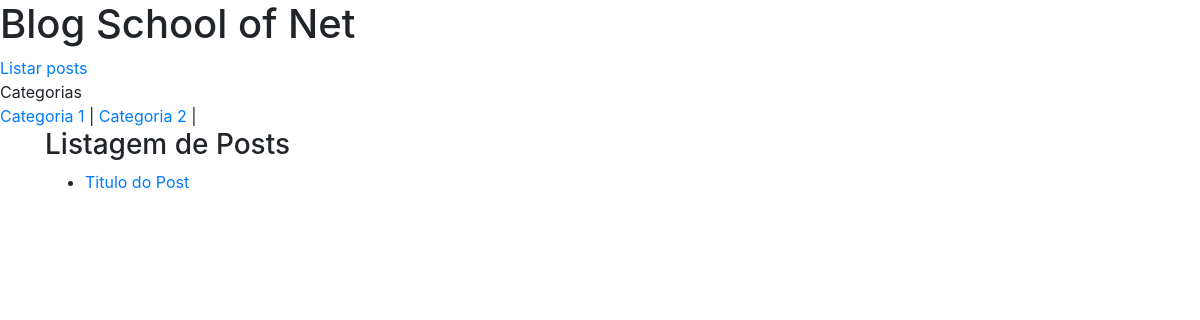
Screenshot of /posts/?category_id=1 with the database file from the repository.
### my_app/models.py (models this page shows, shortened)
class Category(models.Model):
    name = models.CharField(max_length=255)
    description = models.TextField(null=True, blank=True)
    class Meta:
        verbose_name = 'Categoria'

class Post(models.Model):
    title = models.CharField(max_length=255, verbose_name='Título')
    subtitle = models.CharField(max_length=255, null=True, blank=True, verbose_name='Subtítulo')
    content = models.TextField(verbose_name='Corpo do Artigo')
    user = models.ForeignKey(User, on_delete=models.PROTECT, verbose_name='Autor')
    categories = models.ManyToManyField(Category)
    class Meta:
        verbose_name = 'Artigo'

### my_app/views.py (the view)
# urls.py: path('posts/', views.post_list, name='post_list'),
def post_list(request):
    if 'category_id' in request.GET:
        posts = Post.objects.filter(categories=request.GET['category_id'])
    else:
        posts = Post.objects.all()
    categories = Category.objects.all()
    return render(request, 'post_list.html', {
        'posts': posts,
        'categories': categories
    })

### templates/post_list.html
{% extends 'layout.html' %}
{% block content %}
<div class='container'>
    <h3>Listagem de Posts</h1>
    <ul>
        {% for post in posts %}
            <li>
                <a href="{% url 'post_show' post.id %}">{{ post.title }}</a>
            </li>
        {% endfor %}
    </ul>
</div>
{% endblock %}

### templates/layout.html (shortened to what this page needs)
<!DOCTYPE html>
<html lang="pt-br">
<head>
    <link rel="stylesheet" href="https://maxcdn.bootstrapcdn.com/bootstrap/4.0.0/css/bootstrap.min.css">
</head>
<body>
    <h1>Blog School of Net</h1>
    <nav>
        <a href="{% url 'post_list' %}">Listar posts</a>
    </nav>
    Categorias
    <nav>
        {% for category in categories %}
            <a href="{% url 'post_list' %}?category_id={{ category.id }}">{{ category.name }}</a> |
        {% endfor %}
    </nav>
    {% block content %} {% endblock %}
</body>
</html>

### rows the page displays
Category: name "Categoria 1"
Category: name "Categoria 2"
Post: title "Titulo do Post"
